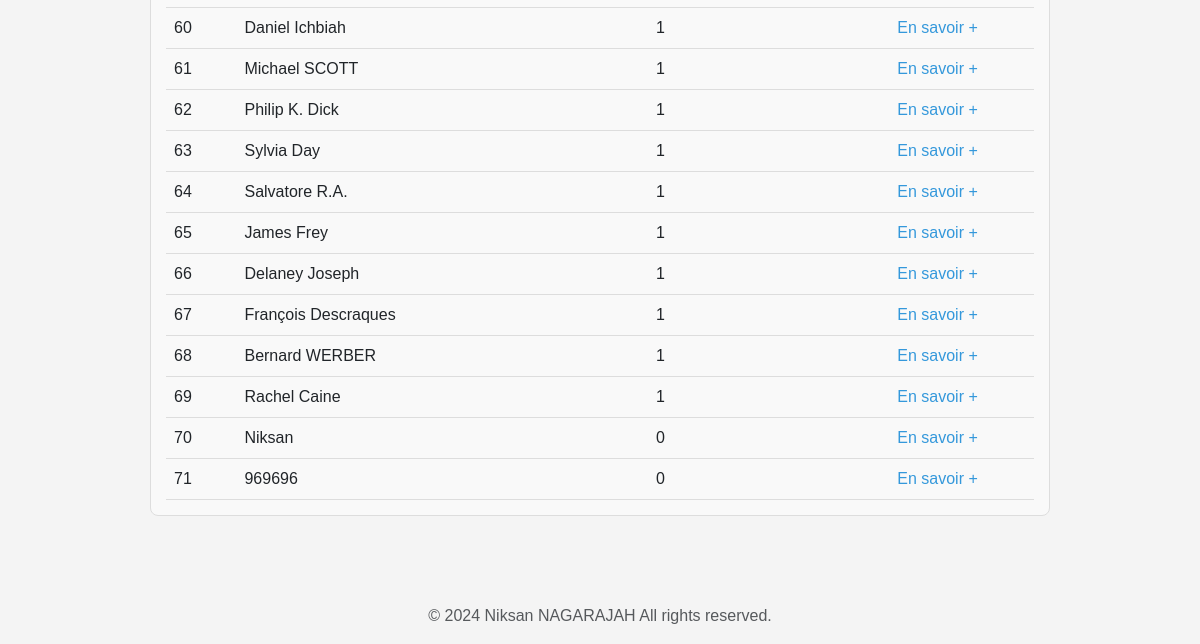
Page /authors (lower part) on the earlier database version.
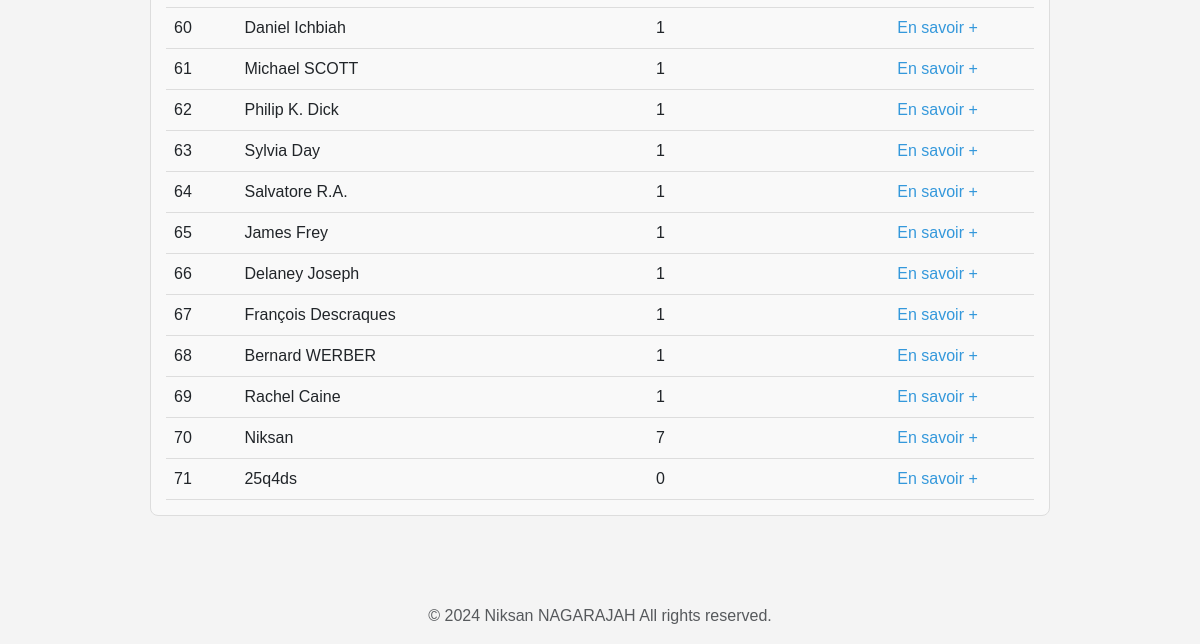
Same page on the later database version.
### bookInfo/models.py (models this page shows, shortened)
class Author(db.Model):
    id = db.Column(db.Integer, primary_key=True)
    name = db.Column(db.String(100))

### bookInfo/views.py (the view)
@app.route("/authors")
def authors():
    sort = request.args.get("sort", "id")
    if sort == "id":
        les_auteurs_avec_nb_livres = db.session.query(Author, db.func.count(Book.id)).outerjoin(Book).group_by(Author.id).order_by(Author.id).all()
    elif sort == "name":
        les_auteurs_avec_nb_livres = db.session.query(Author, db.func.count(Book.id)).outerjoin(Book).group_by(Author.id).order_by(Author.name).all()
    elif sort == "nbLivre":
        les_auteurs_avec_nb_livres = db.session.query(Author, db.func.count(Book.id)).outerjoin(Book).group_by(Author.id).order_by(db.func.count(Book.id)).all()
    else:
        les_auteurs_avec_nb_livres = db.session.query(Author, db.func.count(Book.id)).outerjoin(Book).group_by(Author.id).order_by(Author.id).all()
    return render_template(
        "authors.html",
        authors=les_auteurs_avec_nb_livres,
        sort=sort
    )

### bookInfo/templates/authors.html (shortened to what this page needs)
{% extends "base.html" %}
{% block head %}
<link rel="stylesheet" href="https://cdnjs.cloudflare.com/ajax/libs/font-awesome/6.0.0-beta3/css/all.min.css">
{% endblock %}
{% block styles %}
{{ super() }}
{% endblock %}
{% block main %}
<div class="table-container">
    <div class="table-section">
        <table>
            {% for x, nbLivre in authors %}
            <tr>
                <td>{{ x.id }}</td>
                <td>{{ x.name }}</td>
                <td>{{ nbLivre }}</td>
                <td>
                    <a class="action" href="{{ url_for('search', query=x.name) }}">En savoir +</a>
                </td>
            </tr>
            {% endfor %}
        </table>
    </div>
</div>
{% endblock %}

Differences in the rows shown:
computed for Author "Niksan": nbLivre "0" → "7"
changed Author id 71: name "969696" → "25q4ds"
